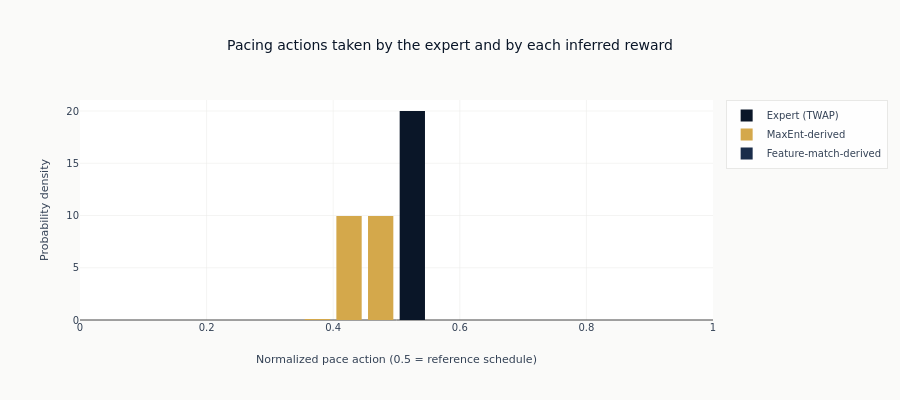

Here is the notebook cell this chart was saved with:
### Code cell
fig = go.Figure()
fig.add_trace(
    go.Histogram(
        x=expert_actions,
        name="Expert (TWAP)",
        marker_color=COLORS["blue"],
        xbins=dict(start=bin_edges[0], end=bin_edges[-1], size=bin_edges[1] - bin_edges[0]),
        histnorm="probability density",
    )
)
fig.add_trace(
    go.Histogram(
        x=maxent_actions,
        name="MaxEnt-derived",
        marker_color=COLORS["amber"],
        xbins=dict(start=bin_edges[0], end=bin_edges[-1], size=bin_edges[1] - bin_edges[0]),
        histnorm="probability density",
    )
)
fig.add_trace(
    go.Histogram(
        x=feature_match_actions,
        name="Feature-match-derived",
        marker_color=COLORS["slate"],
        xbins=dict(start=bin_edges[0], end=bin_edges[-1], size=bin_edges[1] - bin_edges[0]),
        histnorm="probability density",
    )
)

fig.update_layout(
    title="Pacing actions taken by the expert and by each inferred reward",
    xaxis_title="Normalized pace action (0.5 = reference schedule)",
    yaxis_title="Probability density",
    barmode="group",
    height=400,
)
fig.update_xaxes(range=[0.0, 1.0])

show_plotly_with_alt(
    fig,
    "Grouped, normalised histograms of the pacing actions taken by the expert and by each of the two reward-derived policies, over the pace range from zero to one.",
)

### Figure 1 — Plotly figure (JSON) as saved in the notebook; plotly's stock layout.template omitted (floating-point values rounded to 4 significant figures; data arrays with more than 128 entries replaced by an {"elided": "..."} marker saying what was removed)
{"data": [{"histnorm": "probability density", "marker": {"color": "#0a1628"}, "name": "Expert (TWAP)", "type": "histogram", "x": {"elided": "6000 float values"}, "xbins": {"end": 1.0, "size": 0.05, "start": 0.0}}, {"histnorm": "probability density", "marker": {"color": "#D4A84B"}, "name": "MaxEnt-derived", "type": "histogram", "x": {"elided": "6000 float values"}, "xbins": {"end": 1.0, "size": 0.05, "start": 0.0}}, {"histnorm": "probability density", "marker": {"color": "#1a2d4a"}, "name": "Feature-match-derived", "type": "histogram", "x": {"elided": "6000 float values"}, "xbins": {"end": 1.0, "size": 0.05, "start": 0.0}}], "layout": {"barmode": "group", "height": 400, "title": {"text": "Pacing actions taken by the expert and by each inferred reward"}, "xaxis": {"range": [0.0, 1.0], "title": {"text": "Normalized pace action (0.5 = reference schedule)"}}, "yaxis": {"title": {"text": "Probability density"}}}}
